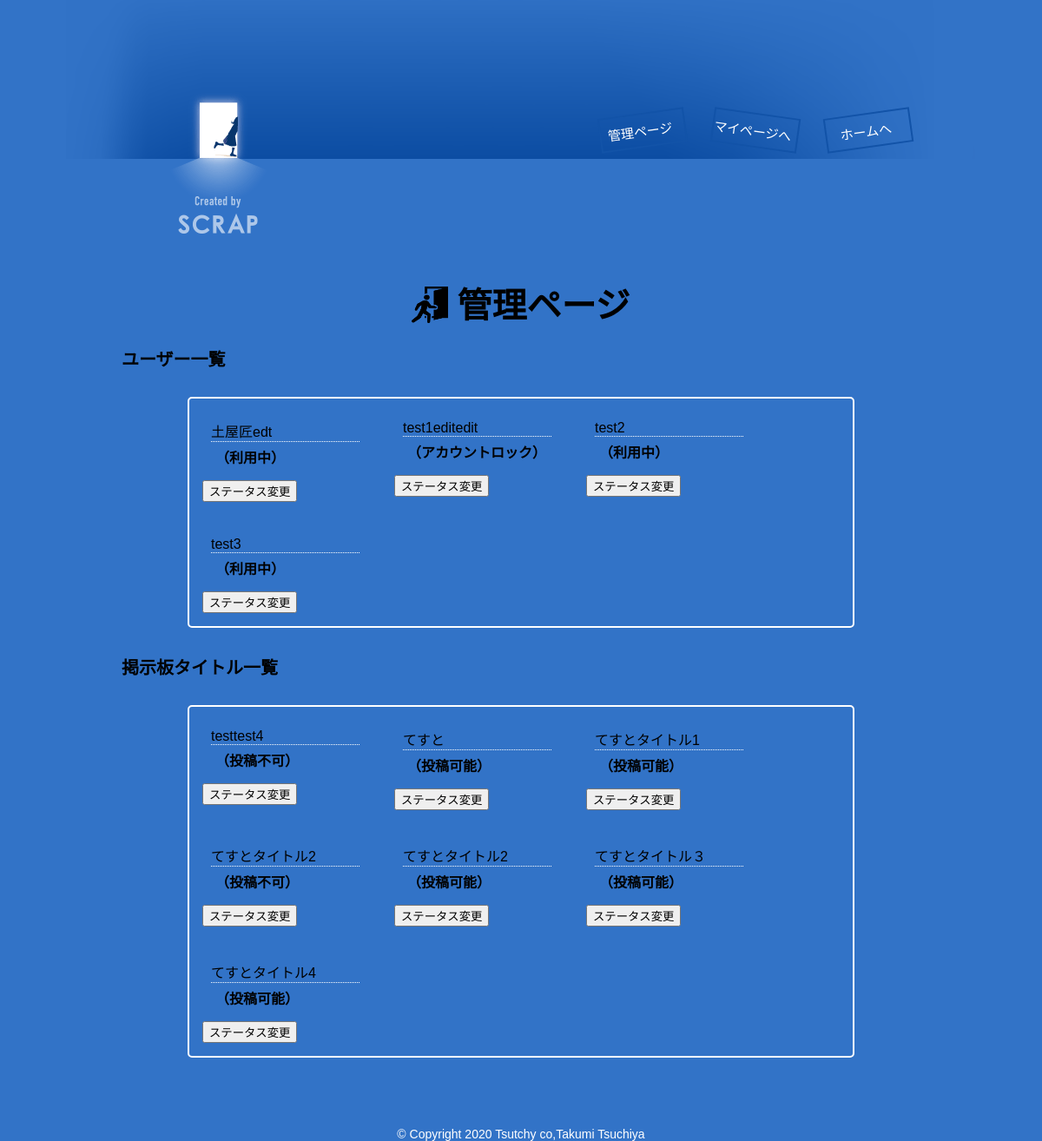
Screenshot of /php/manage.php (signed in) with the database file from the repository.
### tables this page shows
CREATE TABLE `users` (
  `id` int(11) NOT NULL,
  `user` varchar(50) NOT NULL,
  `name` varchar(50) NOT NULL,
  `mail` varchar(255) NOT NULL,
  `pass` varchar(50) NOT NULL,
  `address` varchar(50) NOT NULL,
  `role` int(11) NOT NULL DEFAULT '0' COMMENT '0.一般ユーザ 1.管理ユーザ',
  `user_status` int(11) NOT NULL DEFAULT '0' COMMENT '0:利用中　1:アカウントロック',
  `created` datetime DEFAULT NULL,
  `updated` datetime DEFAULT NULL
);

CREATE TABLE `threads` (
  `id` int(11) NOT NULL,
  `title` varchar(255) NOT NULL,
  `contents` text NOT NULL,
  `user_id` int(11) NOT NULL,
  `thr_status` int(11) NOT NULL DEFAULT '0' COMMENT '0:投稿可能 1:投稿不可',
  `created` datetime DEFAULT NULL
);

### config/config.php (called while the page is built)
<?php
$dbname = 'php_escape';
$host = 'localhost';
$user = 'root';
$pass = 'root';
?>

### model/DB.php (called while the page is built, shortened)
<?php
class DB{
  private $host;
  private $dbname;
  private $user;
  private $pass;
  function __construct($host, $dbname, $user, $pass) {
    $this->host = $host;
    $this->dbname = $dbname;
    $this->user = $user;
    $this->pass = $pass;
  }
  public function connectDb() {
    $this->connect = new PDO('mysql:host='.$this->host.';dbname='.$this->dbname, $this->user, $this->pass);
  }
}
?>

### model/User.php (called while the page is built, shortened)
<?php
require_once("DB.php");
class User extends DB {
  public function userFind() {
    $sql = 'SELECT id, user, name, user_status FROM users ORDER BY user ASC';
    $stmt = $this->connect->query($sql);
    $stmt->execute();
    $result = $stmt->fetchALL();
    return $result;
  }
  public function thrFind() {
    $sql = 'SELECT id, title, thr_status FROM threads ORDER BY title ASC';
    $stmt = $this->connect->prepare($sql);
    $stmt->execute();
    $result = $stmt->fetchAll();
    return $result;
  }
}
?>

### php/manage.php (the view, shortened to what this page needs)
<?php
require_once("../config/config.php");
require_once("../model/User.php");
try {
    $user = new User($host, $dbname, $user, $pass);
    $user->connectDb();
    if(!isset($_SESSION['User']) || $_SESSION['User']['role'] != 1) {
      header('location: login.php');
      exit;
    } else {
      $userFindAll = $user->userFind();
      $thrFindAll = $user->thrFind();
    }
} catch (PDOException $e) {
      print "エラー!: " . $e->getMessage() . "<br/gt;";
  }
  ?>
<!DOCTYPE html>
<html lang="ja">
<head>
    <link rel="stylesheet" type="text/css" href="../css/base.css">
    <link rel="stylesheet" type="text/css" href="../css/manage.css">
</head>
<body class="home">
<header>
  <?php if($_SESSION['User']['role'] == 1) { ?>
  <div class="header_btn" id="header_2">
    <a href="manage.php">管理ページ</a>
  </div>
  <?php } ?>
  <div class="header_btn" id="header_1">
    <a href="mypage.php">マイページへ</a>
  </div>
  <div class="header_btn" id="header_2">
    <a href="home.php">ホームへ</a>
  </div>
</header>
<div id="wrapper">
    <div class="text">
      <div class="main">
        <img id="join_logo" src="../img/join.png" alt="脱出ロゴ">
        <p>管理ページ</p>
      </div>
    </div>
    <div id="user_manege">
        <p class="text_sub">ユーザー一覧</p>
        <div id="user_top">
        <?php foreach($userFindAll as $userFind) { ?>
            <div class="user_box">
                <div class="user_name">
                    <p><?php print(htmlspecialchars($userFind['name'])) ?></p>
                    <p id="status">（<?php if($userFind['user_status'] == 0) {
                        print('利用中');
                    } else {
                        print('アカウントロック');
                    } ?>）</p>
                </div>
                <div id="status_btn">
                    <form action="" method="POST">
                    <input type="submit"  value="ステータス変更" id="status">
                    </form>
                </div>
            </div>
        <?php } ?>
        </div>
    </div>
    <div id="thread_manege">
        <p class="text_sub">掲示板タイトル一覧</p>
        <div id="thread_top">
        <?php foreach($thrFindAll as $thrFind) { ?>
            <div class="thread_box">
                <div class="thread_title ">
                    <p><?php print(htmlspecialchars($thrFind['title'],ENT_QUOTES)) ?></p>
                    <p id="status">（<?php if($thrFind['thr_status'] == 0) {
                        print('投稿可能');
                    } else {
                        print('投稿不可');
                    } ?>）</p>
                </div>
                <div id="status_btn">
                    <form action="" method="POST">
                    <input type="submit" value="ステータス変更" id="status">
                    </form>
                </div>
            </div>
        <?php } ?>
        </div>
    </div>
</div>
<?php
  require ("../model/footer.php");
?>
</body>
</html>

### model/footer.php
<footer class="footer">
    <p>© Copyright 2020 Tsutchy co,Takumi Tsuchiya </p>
</footer>

### css/base.css (style rules this page uses)
body, h1, h2, h3, h4, h5, h6, p, address, ul, ol, li, dl, dt, dd, img, form, table, tr, th, td { margin: 0; padding: 0; border: none; font-style: normal; font-weight: normal; font-size: 100%; text-align: left; list-style-type: none; border-collapse: collapse; }
img { border-style: none; display: block; }
input { line-height:auto;vertical-align:middle; }
a { text-decoration: none; }
body { background-color: #3273c7; font-family:'ヒラギノ角ゴ Pro W3','Hiragino Kaku Gothic Pro','メイリオ',Meiryo,'ＭＳ Ｐゴシック',sans-serif; }
body.home { background: url(../img/home.png) no-repeat #3273c7; background-position: top; }
* { -webkit-box-sizing: border-box; -moz-box-sizing: border-box; -o-box-sizing: border-box; -ms-box-sizing: border-box; box-sizing: border-box; }
header { margin: 130px auto 0; width: 80%; display: flex; justify-content: flex-end; }
.header_btn { border: solid 2px #1253a8 ; background-color: transparent; height: 40px; width: 100px; margin-right: 30px; }
.header_btn a { display: block; height: 40px; width: 90px; font-size: 15px; color: #ffffff; text-align: center; line-height: 40px; }
#header_1 { transform: rotate(8deg); }
#header_2 { transform: rotate(-8deg); }
#wrapper { margin: 0 auto; background-color: #3273c7; position: relative; }
.text { width: 1000px; margin: 150px auto 10px; }
.text p { padding-bottom: 10px; font-size: 40px; font-weight: bold; }
.main { display: flex; justify-content: center; }
.text_sub { font-size: 20px; font-weight: bold; margin: auto auto auto 20px; }
#join_logo { margin: 10px 10px 0 0; width: 42px; height: 42px; }
.footer { padding-top: 50px; background-color: transparent; }
.footer p { font-size: 14px; color: #fff; text-align: center; }

### css/manage.css (style rules this page uses)
#user_manege { width: 80%; margin: 10px auto; }
#user_top { width: 80%; margin: 30px auto; border: solid 2px #fff; border-radius: 5px; display: flex; flex-wrap: wrap; }
.user_box { margin: 15px; width: 25% }
.user_name { padding: 10px; }
.user_name #status { border-top: dotted 1px #fff ; font-weight: bold; padding: 5px; }
#thread_manege { width: 80%; margin: 10px auto; }
#thread_top { width: 80%; margin: 30px auto; border: solid 2px #fff; border-radius: 5px; display: flex; flex-wrap: wrap; }
.thread_box { margin: 15px; width: 25%; }
.thread_title { padding: 10px; }
.thread_title #status { border-top: dotted 1px #fff ; font-weight: bold; padding: 5px; }

### rows the page displays
users: name "土屋匠edt", user_status "利用中"
users: name "test1editedit", user_status "アカウントロック"
users: name "test2", user_status "利用中"
users: name "test3", user_status "利用中"
threads: title "testtest4", thr_status "投稿不可"
threads: title "てすと", thr_status "投稿可能"
threads: title "てすとタイトル1", thr_status "投稿可能"
threads: title "てすとタイトル2", thr_status "投稿不可"
threads: title "てすとタイトル2", thr_status "投稿可能"
threads: title "てすとタイトル３", thr_status "投稿可能"
threads: title "てすとタイトル4", thr_status "投稿可能"
